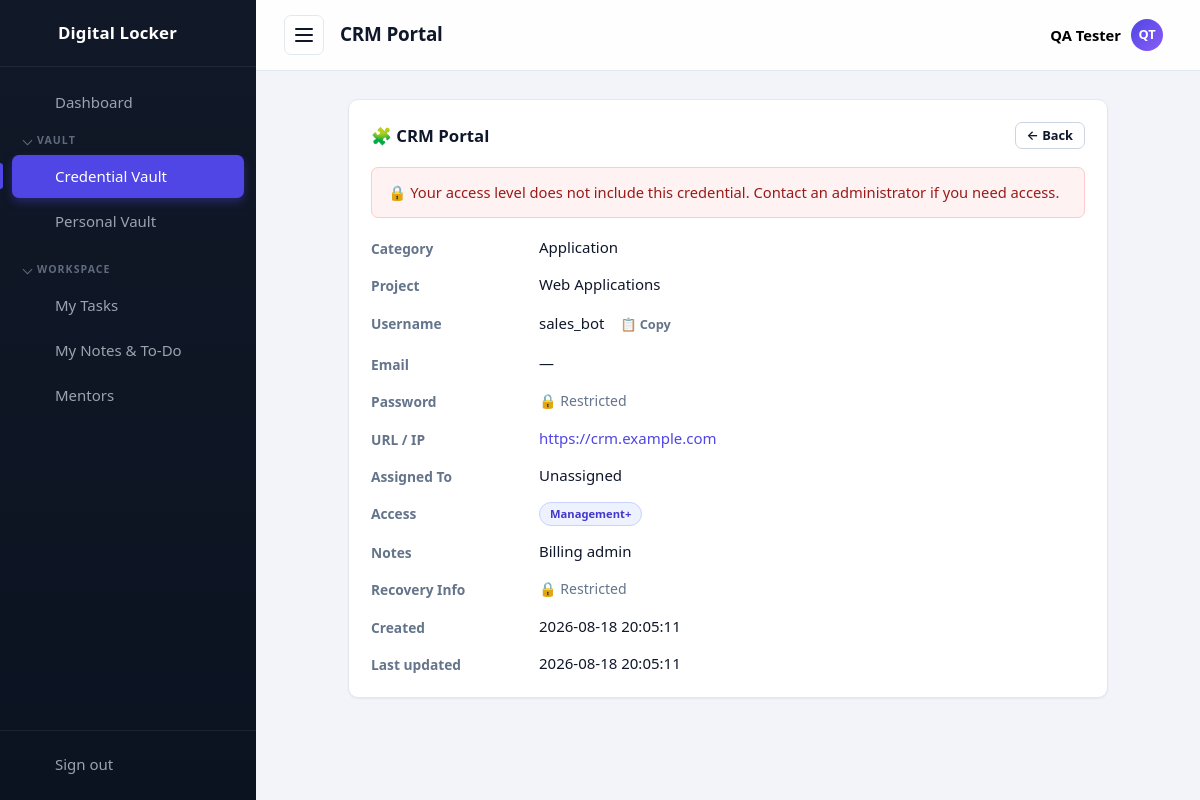
/passwords/view.php?id=2 (signed in), run on the app's committed database.
### tables this page shows
CREATE TABLE settings (
  id          INT UNSIGNED AUTO_INCREMENT PRIMARY KEY,
  setting_key VARCHAR(60) NOT NULL UNIQUE,
  setting_value TEXT NULL
);

CREATE TABLE passwords (
  id            INT UNSIGNED AUTO_INCREMENT PRIMARY KEY,
  title         VARCHAR(150) NOT NULL,
  category      VARCHAR(60)  NOT NULL DEFAULT '',
  username      VARCHAR(120) NOT NULL DEFAULT '',
  email         VARCHAR(120) NOT NULL DEFAULT '',
  phone         VARCHAR(40)  NOT NULL DEFAULT '',
  encrypted     TEXT         NOT NULL,
  url           VARCHAR(255) NOT NULL DEFAULT '',
  notes         TEXT,
  extra_info    TEXT,
  project_id    INT UNSIGNED NULL,
  assigned_to   INT UNSIGNED NULL,
  created_by    INT UNSIGNED NULL,
  created_at    TIMESTAMP DEFAULT CURRENT_TIMESTAMP,
  updated_at    TIMESTAMP DEFAULT CURRENT_TIMESTAMP ON UPDATE CURRENT_TIMESTAMP,
  CONSTRAINT fk_p_project  FOREIGN KEY (project_id)  REFERENCES projects(id) ON DELETE SET NULL,
  CONSTRAINT fk_p_assigned FOREIGN KEY (assigned_to) REFERENCES users(id)    ON DELETE SET NULL,
  CONSTRAINT fk_p_creator  FOREIGN KEY (created_by)  REFERENCES users(id)    ON DELETE SET NULL
);

CREATE TABLE projects (
  id          INT UNSIGNED AUTO_INCREMENT PRIMARY KEY,
  name        VARCHAR(100) NOT NULL UNIQUE,
  category    VARCHAR(60)  NOT NULL DEFAULT '',
  type        VARCHAR(60)  NOT NULL DEFAULT '',
  description VARCHAR(255) NOT NULL DEFAULT '',
  created_at  TIMESTAMP DEFAULT CURRENT_TIMESTAMP
);

### passwords/view.php (the view, shortened to what the rows shown need)
<?php
require_once __DIR__ . '/../includes/init.php';
$id = isset($_GET['id']) ? (int) $_GET['id'] : 0;
$stmt = $db->prepare(
    'SELECT p.*, u.username AS assigned_username, u.full_name AS assigned_full_name, pj.name AS project_name
       FROM passwords p
       LEFT JOIN users u ON u.id = p.assigned_to
       LEFT JOIN projects pj ON pj.id = p.project_id
      WHERE p.id = :id'
);
$stmt->execute(['id' => $id]);
$item = $stmt->fetch();
$roleStmt = $db->prepare(
    'SELECT r.name FROM password_roles pr JOIN roles r ON r.id = pr.role_id WHERE pr.password_id = :id ORDER BY r.name'
);
$roleStmt->execute(['id' => $id]);
$itemRoleNames = array_column($roleStmt->fetchAll(), 'name');
$canAccess = canAccessCredential($id);
$pageTitle = $item['title'];
require __DIR__ . '/../includes/header.php';
?>
<div class="card card--narrow">
    <div class="card__header">
        <h2 class="card__title"><?= categoryIcon((string) $item['category']) ?> <?= e($item['title']) ?></h2>
        <div>
            <a class="btn btn--small" href="index.php">&larr; Back</a>
        </div>
    </div>
    <dl class="detail-list">
        <dt>Category</dt>
        <dd><?= e($item['category'] ?: '—') ?></dd>
        <dt>Project</dt>
        <dd><?= e($item['project_name'] ?: '—') ?></dd>
        <dt>Username</dt>
        <dd>
            <?php if ($item['username']): ?>
                <span id="username-value"><?= e($item['username']) ?></span>
                <button type="button" class="btn btn--small btn--ghost copy-text-btn" data-copy="<?= e($item['username']) ?>" title="Copy username">📋 Copy</button>
            <?php else: ?>
                —
            <?php endif; ?>
        </dd>
        <dt>Email</dt>
        <dd>
            <?php if ($item['email']): ?>
                <span id="email-value"><?= e($item['email']) ?></span>
                <button type="button" class="btn btn--small btn--ghost copy-text-btn" data-copy="<?= e($item['email']) ?>" title="Copy email">📋 Copy</button>
            <?php else: ?>
                —
            <?php endif; ?>
        </dd>
        <dt>Password</dt>
        <dd>
            <?php if ($canAccess): ?>
                <span class="secret" id="secret-value">••••••••</span>
                <button type="button" class="btn btn--small btn--ghost" id="reveal-btn"
                        data-url="ajax.php?reveal=<?= (int) $item['id'] ?>">Reveal</button>
                <button type="button" class="btn btn--small btn--ghost" id="copy-btn" data-clip-target="secret-value">Copy</button>
            <?php else: ?>
                <span class="muted">🔒 Restricted</span>
            <?php endif; ?>
        </dd>
        <dt>URL / IP</dt>
        <dd>
            <?php if ($item['url']): ?>
                <a href="<?= e($item['url']) ?>" target="_blank" rel="noopener"><?= e($item['url']) ?></a>
            <?php else: ?>
                —
            <?php endif; ?>
        </dd>
        <dt>Assigned To</dt>
        <dd><?= e($item['assigned_full_name'] ?: $item['assigned_username'] ?: 'Unassigned') ?></dd>
        <dt>Access</dt>
        <dd>
            <?php if ($itemRoleNames): ?>
                <?php foreach ($itemRoleNames as $roleName): ?>
                    <span class="badge <?= $roleName === 'Administrator' ? 'badge--danger' : 'badge--role' ?>"><?= e(accessLabel($roleName)) ?></span>
                <?php endforeach; ?>
            <?php else: ?>
                —
            <?php endif; ?>
        </dd>
        <dt>Notes</dt>
        <dd class="detail-list__notes"><?= nl2br(e($item['notes'] ?: '—')) ?></dd>
        <dt>Recovery Info</dt>
        <dd>
            <?php if (!$canAccess): ?>
                <span class="muted">🔒 Restricted</span>
            <?php elseif ($item['extra_info']): ?>
                <span class="secret detail-list__notes" id="recovery-value">••••••••</span>
                <button type="button" class="btn btn--small btn--ghost" id="reveal-recovery-btn"
                        data-url="ajax.php?reveal=<?= (int) $item['id'] ?>">Reveal</button>
            <?php else: ?>
                —
            <?php endif; ?>
        </dd>
        <dt>Created</dt>
        <dd><?= e($item['created_at']) ?></dd>
        <dt>Last updated</dt>
        <dd><?= e($item['updated_at']) ?></dd>
    </dl>
</div>
<?php require __DIR__ . '/../includes/footer.php'; ?>

### includes/header.php (shortened to what the rows shown need)
<?php
require_once __DIR__ . '/init.php';
function navIcon(string $name): string
{
    $icons = [
        'dashboard' => '<path d="M3 3h8v8H3zM13 3h8v5h-8zM13 12h8v9h-8zM3 15h8v6H3z"/>',
        'passwords' => '<circle cx="8" cy="15" r="4"/><path d="M10.8 12.2L21 2M18 5l3 3M15.5 7.5l2 2"/>',
        'personal'  => '<circle cx="12" cy="8" r="4"/><path d="M4 21c0-4.4 3.6-7 8-7s8 2.6 8 7"/>',
        'export'    => '<path d="M12 3v12M8 11l4 4 4-4M4 17v3h16v-3"/>',
        'projects'  => '<path d="M3 7a2 2 0 0 1 2-2h4l2 2h8a2 2 0 0 1 2 2v9a2 2 0 0 1-2 2H5a2 2 0 0 1-2-2z"/>',
        'tasks'     => '<path d="M9 5H7a2 2 0 0 0-2 2v12a2 2 0 0 0 2 2h10a2 2 0 0 0 2-2V7a2 2 0 0 0-2-2h-2"/><rect x="9" y="3" width="6" height="4" rx="1"/><path d="M9 12l2 2 4-4"/>',
        'notes'     => '<path d="M6 3h9l5 5v13a1 1 0 0 1-1 1H6a1 1 0 0 1-1-1V4a1 1 0 0 1 1-1z"/><path d="M15 3v5h5M8 13h8M8 17h5"/>',
        'team'      => '<circle cx="9" cy="8" r="3.5"/><path d="M2.5 20c0-3.5 3-5.5 6.5-5.5s6.5 2 6.5 5.5M16 4.5a3.5 3.5 0 0 1 0 7M17.5 14.5c2.5.6 4 2.3 4 5.5"/>',
        'categories' => '<path d="M4 4h7v7H4zM13 4h7v7h-7zM4 13h7v7H4zM13 13h7v7h-7z"/>',
        'assignments' => '<circle cx="9" cy="7" r="4"/><path d="M2.5 21c0-4 3-6.5 6.5-6.5s6.5 2.5 6.5 6.5"/><path d="M17 8l2 2 4-4"/>',
        'roles'     => '<path d="M12 3l8 3v6c0 4.5-3.2 7.6-8 9-4.8-1.4-8-4.5-8-9V6z"/><path d="M9 12l2 2 4-4"/>',
        'users'     => '<circle cx="9" cy="8" r="3.5"/><path d="M2.5 20c0-3.5 3-5.5 6.5-5.5s6.5 2 6.5 5.5M16 4.5a3.5 3.5 0 0 1 0 7M17.5 14.5c2.5.6 4 2.3 4 5.5"/>',
        'settings'  => '<path d="M4 7h10M18 7h2M4 17h2M10 17h10"/><circle cx="16" cy="7" r="2.5"/><circle cx="8" cy="17" r="2.5"/>',
        'logout'    => '<path d="M14 4H5v16h9M10 12h11M18 8l4 4-4 4"/>',
        'lock'      => '<rect x="5" y="11" width="14" height="10" rx="2"/><path d="M8 11V8a4 4 0 0 1 8 0v3M12 15v3"/>',
    ];
    return '<svg class="icon" width="24" height="24" viewBox="0 0 24 24" fill="none" stroke="currentColor" stroke-width="2" stroke-linecap="round" stroke-linejoin="round" aria-hidden="true">' . ($icons[$name] ?? '') . '</svg>';
}
?>
<!DOCTYPE html>
<html lang="en">
<head>
    <title><?= e(pageTitle($pageTitle)) ?></title>
    <link rel="stylesheet" href="<?= e(assetUrl('/assets/css/style.css')) ?>">
</head>
<body data-autolock="<?= (int) setting('auto_lock_minutes', '0') ?>" data-confirm-reveal="<?= (int) setting('require_confirm_reveal', '0') ?>" data-lock-url="<?= e(BASE_URL . '/lock.php') ?>">
<div class="layout">
    <aside class="sidebar" id="sidebar">
        <a class="sidebar__brand" href="<?= BASE_URL ?>/dashboard.php" aria-label="<?= e(appName()) ?>">
            <?= navIcon('lock') ?>
            <span class="sidebar__brand-text"><?= e(appName()) ?></span>
        </a>
    </aside>
    <div class="main">
        <header class="topbar">
            <button class="topbar__toggle" id="sidebar-toggle" aria-label="Toggle navigation" aria-expanded="true">
                <span></span><span></span><span></span>
            </button>
            <h1 class="topbar__title"><?= e($pageTitle) ?></h1>
            <div class="topbar__user" id="user-menu">
                <button type="button" class="topbar__user-btn" id="user-menu-toggle" aria-haspopup="true" aria-expanded="false">
                </button>
            </div>
        </header>
        <main class="content">

### data on the page
settings: setting_value "Digital Locker"
passwords: title "CRM Portal", category "🧩", category "Application", project.name "Web Applications", username "sales_bot", url "https://crm.example.com", notes "Billing admin", created_at "2026-08-18 20:05:11", updated_at "2026-08-18 20:05:11"

### other printed values
$navGroup['label'] "VAULT"
$navItem['label'] "Credential Vault"
$navItem['label'] "Personal Vault"
$navGroup['label'] "WORKSPACE"
$navItem['label'] "My Tasks"
$navItem['label'] "My Notes & To-Do"
$navItem['label'] "Mentors"
$currentUser['full_name'] ?: $currentUser['username'] "QA Tester"
initials($currentUser['full_name'] ?: $currentUser['username']) "QT"
accessLabel($roleName) "Management+"
